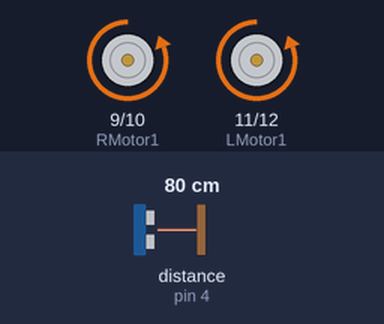
Bench run of a sketch on a simulated Arduino Uno, built with avr-gcc and run on an emulated ATmega328P. Parts: motor-driver pin pairs drawn as motors (green arrow = first pin HIGH = forward, orange = second pin HIGH = backward, longer = more drive). Wiring (inferred from the names in the program): ultrasonic range finder: trigger pin 5; echo pin 4. The test bench sets the inputs (shaded band); at power-on: distance to the obstacle (sensor on pin 4) 80 cm. The echo pulse lasts 58.3 µs per cm; what the sketch prints to the serial monitor is not drawn.

Above: at 2.8 s.
2.9 s: distance to the obstacle (sensor on pin 4) set to 15 cm
7.2 s: distance to the obstacle (sensor on pin 4) set to 12 cm
At 11.7 s:
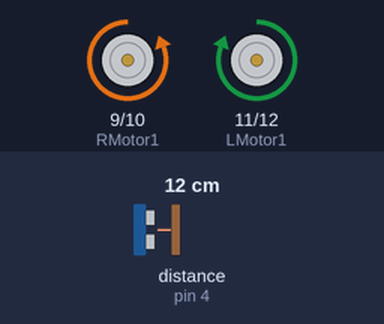
13.2 s: distance to the obstacle (sensor on pin 4) set to 18 cm
At 15.2 s:
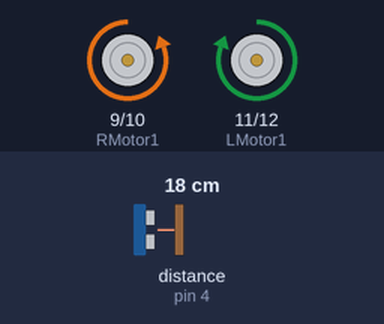
18.2 s: distance to the obstacle (sensor on pin 4) set to 2 cm
At 21.9 s:
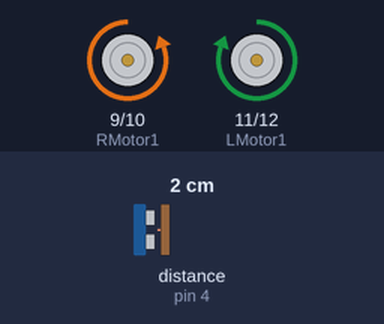
Timing chart, 0 to 24.8 s (numbered marks = the images above; inputs shaded):
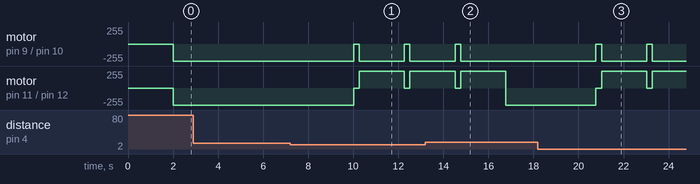

Measured:
- the behaviour switches between 14 and 13 cm on distance to the obstacle (sensor on pin 4) (found by bisection; images 0 and 1)
- after the input at 2.9 s, every drawn part: stays the same
- after the input at 7.2 s, motor on pin 9 (RMotor1) / pin 10 (RMotor2): alternates backward 255/255 for 2.0 s and stopped for 0.25 s, starting after 2.8 s; motor on pin 11 (LMotor1) / pin 12 (LMotor2): alternates forward 255/255 for 2.0 s and stopped for 0.25 s, starting after 2.8 s
- after the input at 13.2 s, motor on pin 9 (RMotor1) / pin 10 (RMotor2): goes on until 14.8 s, then stays backward 255/255
- after the input at 18.2 s, motor on pin 9 (RMotor1) / pin 10 (RMotor2): alternates backward 255/255 for 2.0 s and stopped for 0.25 s, starting after 2.6 s; motor on pin 11 (LMotor1) / pin 12 (LMotor2): alternates forward 255/255 for 2.0 s and stopped for 0.25 s, starting after 2.6 s

The sketch:

PsychoBot_Ren1.ino
```cpp
int trigPin = 5;
int echoPin = 4;
int LMotor1 = 11;
int LMotor2 = 12;
int RMotor1 = 9;
int RMotor2 = 10;

long durationL, distanceL;

void setup() {
  Serial.begin(9600);
  pinMode(trigPin, OUTPUT);
  pinMode(echoPin, INPUT);
  pinMode(LMotor1, OUTPUT);
  pinMode(LMotor2, OUTPUT);
  pinMode(RMotor1, OUTPUT);
  pinMode(RMotor2, OUTPUT);
}

void loop() {
  digitalWrite(trigPin, LOW); //Left Ultrasonic
  delayMicroseconds(2);
  digitalWrite(trigPin, HIGH);
  delayMicroseconds(10);
  digitalWrite(trigPin, LOW);
  durationL = pulseIn(echoPin, HIGH);
  distanceL = (durationL/2) / 29.1;
  Serial.print("Left Distance:");
  Serial.print(distanceL);
  delay(2000);

if(distanceL > 12){
  forward();
  }
  if(distanceL <= 12){
    halt();
    delay(250);
    left();
  }
}

 void backward() {
  digitalWrite(LMotor1, HIGH);
  digitalWrite(LMotor2, LOW);
  digitalWrite(RMotor1, HIGH);
  digitalWrite(RMotor2, LOW);
}

void forward() {
  digitalWrite(LMotor1, LOW);
  digitalWrite(LMotor2, HIGH);
  digitalWrite(RMotor1, LOW);
  digitalWrite(RMotor2, HIGH);
}

void right(){
  digitalWrite(LMotor1, LOW);
  digitalWrite(LMotor2, HIGH);
  digitalWrite(RMotor1, HIGH);
  digitalWrite(RMotor2, LOW);
}

void left(){ // Turns Right
  digitalWrite(LMotor1, HIGH);
  digitalWrite(LMotor2, LOW);
  digitalWrite(RMotor1, LOW);
  digitalWrite(RMotor2, HIGH);
}

void halt(){ // Bot Stops
  digitalWrite(LMotor1, LOW);
  digitalWrite(LMotor2, LOW);
  digitalWrite(RMotor1, LOW);
  digitalWrite(RMotor2, LOW);
}
```
